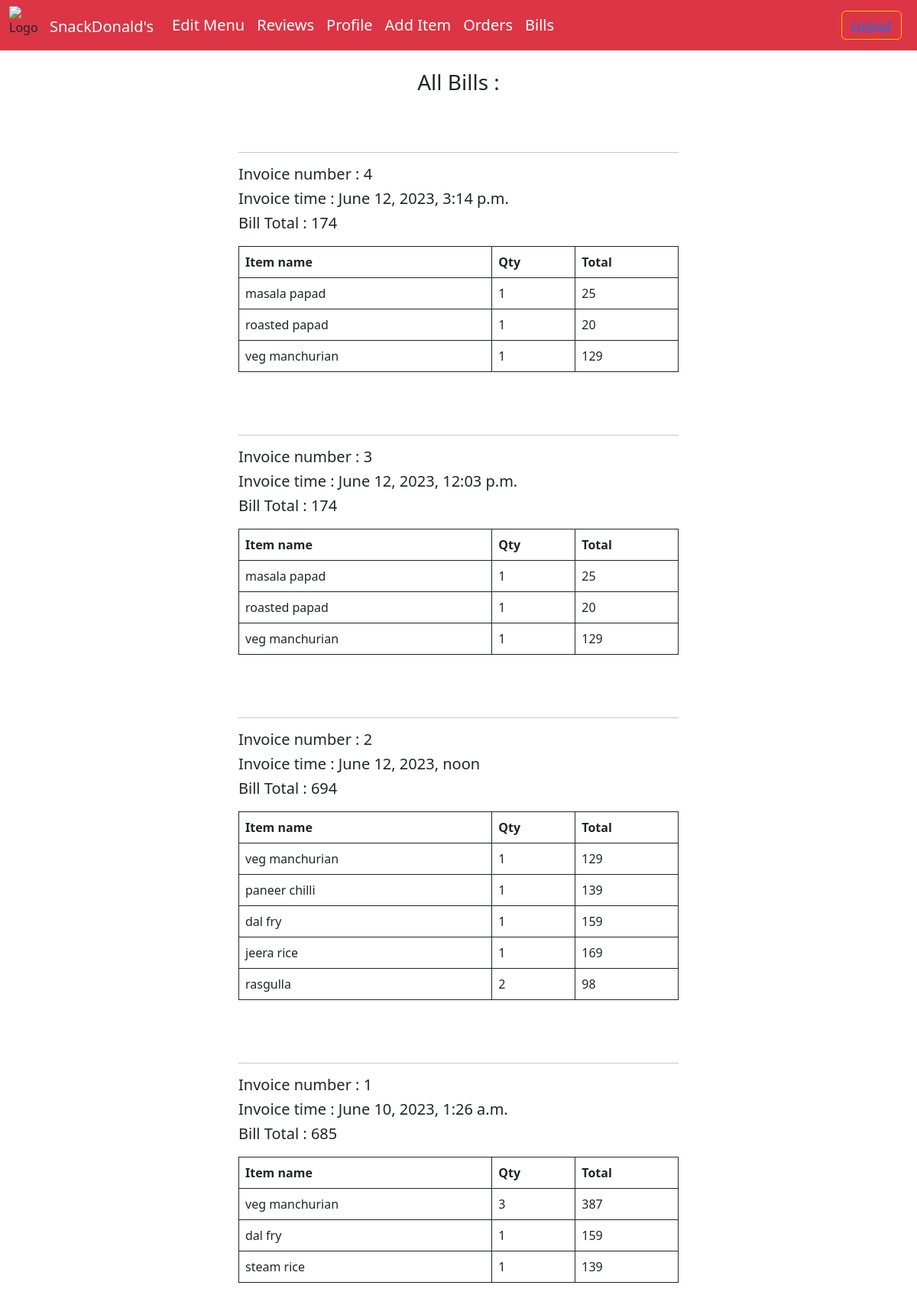
Page /view_bills (signed in) on the committed database.
### cafe/models.py (models this page shows)
class bill(models.Model):
    order_items = models.CharField(max_length=5000)
    name = models.CharField(default='', max_length=50)
    bill_total = models.IntegerField()
    phone = models.CharField(max_length=10)
    bill_time = models.DateTimeField()

### cafe/views.py (the view)
# urls.py: path('view_bills', views.view_bills, name='view_bills'),
def view_bills(request):
    if request.user.is_anonymous:
        messages.error(request, 'You Must be an admin user to view this!')
        return redirect('')
    all_bills = bill.objects.all().order_by('-bill_time')
    for b in all_bills:
        b.order_items = ast.literal_eval(b.order_items)
    context = {'bills': all_bills}
    return render(request, 'bills.html', context)

### templates/bills.html (shortened to what this page needs)
{% extends 'base.html' %}
{%block body%}
<div class="container col-md-6">
    <div style="display:grid;place-content:center; padding-top:25px">
        <h3>All Bills : </h3>
      </div>
    {% for b in bills %}
  <table class="table table-bordered border-dark">
  <thead>
    <tr>
      <th>Item name</th>
      <th>Qty</th>
      <th>Total</th>
    </tr>
  </thead>
  <tbody>
    {% for item, values in b.order_items.items %}
    <tr>
      <td>{{ item }}</td>
      <td>{{ values.0 }}</td>
      <td>{{ values.1 }}</td>
    </tr>
    {% endfor %}
    <div style='padding:50px 0px 10px'>
    <hr>
  <h5> Invoice number : {{b.id}}</h5>
  <h5> Invoice time : {{b.bill_time}}</h5>
    <h5>Bill Total : {{ b.bill_total }}</h5>
    </div>
    {% endfor %}
  </tbody>
</table>
  </div>
{%endblock body%}

### templates/base.html (shortened to what this page needs)
<!doctype html>
<html lang="en">
  <head>
    <link href="https://cdn.jsdelivr.net/npm/bootstrap@5.3.0-alpha2/dist/css/bootstrap.min.css" rel="stylesheet">
  </head>
  <body>
    <nav class="navbar navbar-expand-lg navbar-dark bg-danger sticky-top">
        <div class="container-fluid">
            <img src="static/logo.png" alt="Logo" width="45" height="50" class="d-inline-block align-text-top me-md-2">
            <div class = 'nav-logo'>
                <a class="navbar-brand" href="/">SnackDonald's</a>
            </div>
            <div class="collapse navbar-collapse" id="navbarSupportedContent">
                <ul class="navbar-nav me-auto mb-2 mb-lg-0">
                  {%if user.is_superuser%}
                  <li class="nav-item">
                        <a class="nav-link active" aria-current="page" href="/">Edit Menu</a>
                  </li>
                  {%endif%}
                <li class="nav-item">
                    <a class="nav-link active" href="/reviews">Reviews</a>
                </li>
                {% if user.is_authenticated %}
                <li class="nav-item">
                    <a class="nav-link active" href="/profile">Profile</a>
                </li>
                {% if user.is_superuser %}
                <li class="nav-item">
                  <a class="nav-link active" href="/manage_menu">Add Item</a>
                </li>
                <li class="nav-item">
                  <a class="nav-link active" href="/all_orders">Orders</a>
                </li>
                <li class="nav-item">
                  <a class="nav-link active" href="/view_bills">Bills</a>
                </li>
                {% endif %}
                {% endif %}
            </ul>
            {% if user.is_authenticated %}
            <div class="nav-button">
                <button type="submit" class="btn btn-outline-warning me-md-2"><a href='/logout'>Logout</a></button>
                {% else %}
                <button type="button" class="btn btn-outline-warning me-md-2"><a class="nav-button active" href="/login">Login</a></button>
                <button type="button" class="btn btn-outline-warning"><a class="nav-button active" href="/signup">SignUp</a></button>
                {% endif %}
            </div>
        </div>
    </div>
</nav>
{% block body %} {% endblock body %}
  </body>
</html>

### templates/base.html (style rules this page uses)
* { text-decoration:none; }
.nav-logo { font-size : 25px; }
.nav-link { font-size : 20px; }
.nav-button { color : snow; font-size : 18px; }

### rows in the picture
bill: order_items "masala papad" "roasted papad" "veg manchurian", values "1" "1" "1", values "25" "20" "129", id "4", bill_time "June 12, 2023, 3:14 p.m.", bill_total "174"
bill: order_items "masala papad" "roasted papad" "veg manchurian", values "1" "1" "1", values "25" "20" "129", id "3", bill_time "June 12, 2023, 12:03 p.m.", bill_total "174"
bill: order_items "veg manchurian" "paneer chilli" "dal fry" "jeera rice" "rasgulla", values "1" "1" "1" "1" "2", values "129" "139" "159" "169" "98", id "2", bill_time "June 12, 2023, noon", bill_total "694"
bill: order_items "veg manchurian" "dal fry" "steam rice", values "3" "1" "1", values "387" "159" "139", id "1", bill_time "June 10, 2023, 1:26 a.m.", bill_total "685"
